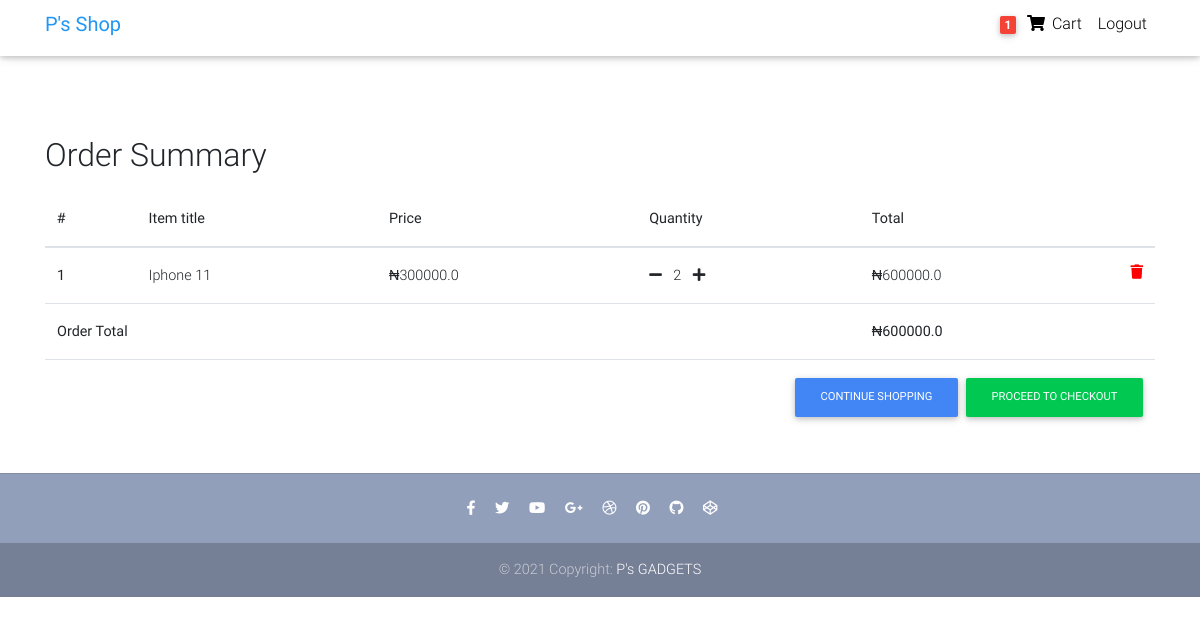
Page /order-summary/ (signed in) on the committed database.
### store/models.py (models this page shows, shortened)
class Order(models.Model):
    user = models.ForeignKey(settings.AUTH_USER_MODEL, on_delete=models.CASCADE)
    ref_code = models.CharField(max_length=20, blank=True, null=True)
    items = models.ManyToManyField(OrderItem)
    strat_date = models.DateTimeField(auto_now_add=True)
    ordered_date = models.DateTimeField()
    ordered = models.BooleanField(default=False)
    billing_address = models.ForeignKey('Address', related_name="billing_address", on_delete=models.SET_NULL, blank=True, null=True)
    shipping_address = models.ForeignKey('Address', related_name="shipping_address", on_delete=models.SET_NULL, blank=True, null=True)
    payment = models.ForeignKey('Payment', on_delete=models.SET_NULL, blank=True, null=True)
    coupon = models.ForeignKey("Coupon", on_delete=models.SET_NULL, blank=True, null=True)
    being_delivered = models.BooleanField(default=False)
    received = models.BooleanField(default=False)
    refund_requested = models.BooleanField(default=False)
    refund_granted = models.BooleanField(default=False)
    def get_total(self):
        total = 0
        for order_item in self.items.all():
            total += order_item.get_final_price()
        if self.coupon:
            total -= self.coupon.amount
        return total

class OrderItem(models.Model):
    user = models.ForeignKey(settings.AUTH_USER_MODEL, on_delete=models.CASCADE)
    ordered = models.BooleanField(default=False)
    item = models.ForeignKey(Product, on_delete=models.CASCADE)
    quantity = models.IntegerField(default=1)
    def get_total_item_price(self):
        return self.quantity * self.item.price
    def get_final_price(self):
        if self.item.discount_price:
            return self.get_total_discount_item_price()
        return self.get_total_item_price()

class Product(models.Model):
    title = models.CharField(max_length=100)
    brand = models.CharField(max_length=100)
    model = models.CharField(max_length=250, blank=True, null=True)
    features = models.TextField(blank=True, null=True)
    stock = models.IntegerField(default=100)
    released_on = models.CharField(max_length=100)
    dimensions = models.CharField(max_length=100)
    price = models.FloatField()
    discount_price = models.FloatField(blank=True, null=True)
    category = models.CharField(choices=CATEGORY_CHOICES, max_length=3)
    label =  models.CharField(choices=LABEL_CHOICES, max_length=1)
    slug = models.SlugField()
    description = models.TextField()
    image = models.ImageField(upload_to="product_images")

### store/views.py (the view)
# urls.py: path("order-summary/", OrderSummaryView.as_view(), name="order-summary"),
class OrderSummaryView(LoginRequiredMixin, View):
    def get(self, *args, **kwargs):
        try:
            order = Order.objects.get(user=self.request.user, ordered=False)
            context = {
                'object': order
            }
            return render(self.request, "store/order-summary.html", context)
        except ObjectDoesNotExist:
            messages.error(self.request, 'You do not have an active order')
            return redirect('/')

### store/templatetags/cart_template_tags.py (called while the page is built)
@register.filter
def cart_item_count(user):
    if user.is_authenticated:
        qs = Order.objects.filter(user=user, ordered=False)
        if qs.exists():
            return qs[0].items.count()
    return 0

### store/templates/store/order-summary.html (shortened to what this page needs)
{% load static %}
{% load cart_template_tags %}
<!DOCTYPE html>
<html lang="en">
<head>
  <link rel="stylesheet" href="https://use.fontawesome.com/releases/v5.11.2/css/all.css">
  <link href="{% static 'store/css/bootstrap.min.css' %}" rel="stylesheet">
  <link href="{% static 'store/css/mdb.min.css' %}" rel="stylesheet">
  <link href="{% static 'store/css/style.min.css' %}" rel="stylesheet">
</head>
<body>
  <nav class="navbar fixed-top navbar-expand-lg navbar-light white scrolling-navbar pt-lg-1">
    <div class="container">
      <a class="navbar-brand waves-effect" href="{% url 'home' %}" target="_self">
        <strong class="blue-text">P's Shop</strong>
      </a>
      <div class="collapse navbar-collapse" id="navbarSupportedContent">
        <ul class="navbar-nav nav-flex-icons">
          {% if request.user.is_authenticated %}
          <li class="nav-item">
            <a class="nav-link waves-effect">
              <span class="badge red z-depth-1 mr-1"> {{request.user|cart_item_count }} </span>
              <i class="fas fa-shopping-cart"></i>
              <span class="clearfix d-none d-sm-inline-block"> Cart </span>
            </a>
          </li>
          <li class="nav-item">
            <a class="nav-link waves-effect" href="{% url 'account_logout' %}">
              <span class="clearfix d-none d-sm-inline-block">Logout</span>
            </a>
          </li>
          {% endif %}
        </ul>
      </div>
    </div>
  </nav>
  <div class="mt-5 pt-3">
  </div>
  <main>
    <div class="container mt-lg-5">
        <div class="table-responsive text-nowrap">
        <h2 class="mt-4">Order Summary</h2>
        <table class="table mt-lg-3">
            <thead>
                <tr>
                    <th scope="col">#</th>
                    <th scope="col">Item title</th>
                    <th scope="col">Price</th>
                    <th scope="col">Quantity</th>
                    <th scope="col">Total</th>
                </tr>
            </thead>
            <tbody>
            {% for order_item in object.items.all %}
                <tr>
                    <th scope="row">{{ forloop.counter }}</th>
                    <td>{{ order_item.item.title }}</td>
                    <td><span>&#8358;</span>{{ order_item.item.price }}</td>
                    <td>
                        <a href="{% url 'remove-single-item-from-cart' order_item.item.slug %}"><i class="fas fa-minus mr-2"></i></a>
                        {{ order_item.quantity }}
                        <a href="{% url 'add-to-cart' order_item.item.slug %}"><i class="fas fa-plus ml-2"></i></a>
                    </td>
                    <td>
                        {% if order_item.item.discount_price %}
                        <span>&#8358;</span>{{ order_item.get_total_discount_item_price }}
                            <span class="badge badge-primary">Saving <span>&#8358;</span>{{ order_item.get_amount_saved }}</span>
                        {% else %}
                        <span>&#8358;</span>{{ order_item.get_total_item_price }}
                        {% endif %}
                        <a style="color: red;" href="{% url 'remove-from-cart' order_item.item.slug %}"><i class="fas fa-trash float-right"></i></a>
                    </td>
                </tr>
             {% endfor %}
            {% if object.get_total %}
             <tr>
                 <td colspan="4"><b>Order Total</b></td>
                <td><strong><span>&#8358;</span>{{ object.get_total}}</strong></td>
            </tr>
            <tr>
                <td colspan="5">
                    <a style="float: right;" class="btn btn-success ml-2 btn-md" href="{% url 'checkout' %}">Proceed to Checkout</a>
                    <a style="float: right;" class="btn btn-primary  btn-md" href="{% url 'home' %}">Continue Shopping</a>
                </td>
           </tr>
           {% endif %}
            </tbody>
        </table>
        </div>
    </div>
  </main>
  <footer class="page-footer text-center font-small mt-2 wow fadeIn">
    <hr class="my-4">
    <div class="pb-4">
      <a href="https://www.facebook.com/mdbootstrap" target="_blank">
        <i class="fab fa-facebook-f mr-3"></i>
      </a>
      <a href="https://twitter.com/MDBootstrap" target="_blank">
        <i class="fab fa-twitter mr-3"></i>
      </a>
      <a href="https://www.youtube.com/watch?v=7MUISDJ5ZZ4" target="_blank">
        <i class="fab fa-youtube mr-3"></i>
      </a>
      <a href="https://plus.google.com/u/0/b/107863090883699620484" target="_blank">
        <i class="fab fa-google-plus-g mr-3"></i>
      </a>
      <a href="https://dribbble.com/mdbootstrap" target="_blank">
        <i class="fab fa-dribbble mr-3"></i>
      </a>
      <a href="https://pinterest.com/mdbootstrap" target="_blank">
        <i class="fab fa-pinterest mr-3"></i>
      </a>
      <a href="https://github.com/mdbootstrap/bootstrap-material-design" target="_blank">
        <i class="fab fa-github mr-3"></i>
      </a>
      <a href="http://codepen.io/mdbootstrap/" target="_blank">
        <i class="fab fa-codepen mr-3"></i>
      </a>
    </div>
    <div class="footer-copyright py-3">
      © 2021 Copyright:
      <a href="{% url 'home' %}" target="_blank"> P's GADGETS </a>
    </div>
  </footer>
</body>
</html>

### store/templates/store/order-summary.html (style rules this page uses)
html, body, header, .carousel { height: 60vh; }

### rows in the picture
OrderItem: item "Iphone 11", item.price "300000.0", quantity "2", get_total_item_price "600000.0"
Order: get_total "600000.0"

### other values in the picture
{{ request.user|cart_item_count }} "1"
